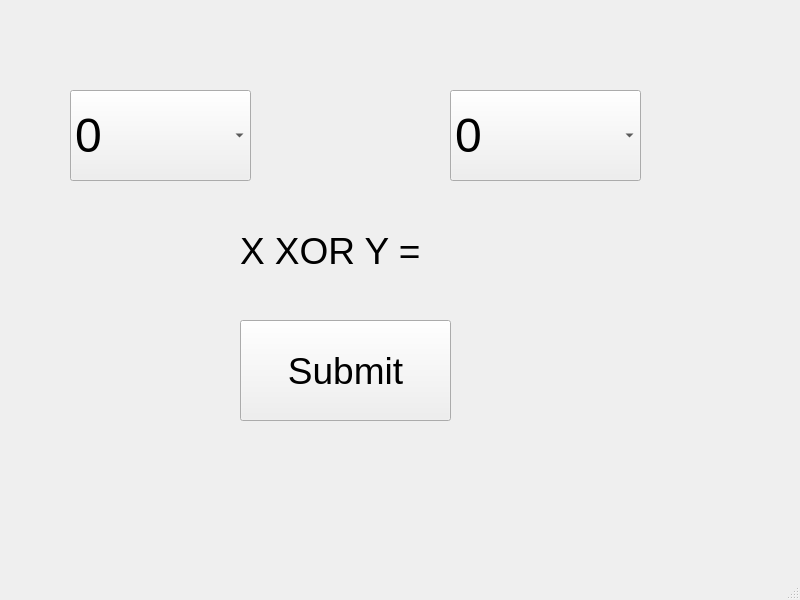
<?xml version="1.0" encoding="UTF-8"?>
<ui version="4.0">
 <class>MainWindow</class>
 <widget class="QMainWindow" name="MainWindow">
  <property name="geometry">
   <rect>
    <x>0</x>
    <y>0</y>
    <width>800</width>
    <height>600</height>
   </rect>
  </property>
  <property name="windowTitle">
   <string>MainWindow</string>
  </property>
  <widget class="QWidget" name="centralwidget">
   <widget class="QComboBox" name="comboX">
    <property name="geometry">
     <rect>
      <x>70</x>
      <y>90</y>
      <width>181</width>
      <height>91</height>
     </rect>
    </property>
    <property name="font">
     <font>
      <pointsize>36</pointsize>
     </font>
    </property>
    <item>
     <property name="text">
      <string>0</string>
     </property>
    </item>
    <item>
     <property name="text">
      <string>1</string>
     </property>
    </item>
   </widget>
   <widget class="QComboBox" name="comboY">
    <property name="geometry">
     <rect>
      <x>450</x>
      <y>90</y>
      <width>191</width>
      <height>91</height>
     </rect>
    </property>
    <property name="font">
     <font>
      <pointsize>36</pointsize>
     </font>
    </property>
    <item>
     <property name="text">
      <string>0</string>
     </property>
    </item>
    <item>
     <property name="text">
      <string>1</string>
     </property>
    </item>
   </widget>
   <widget class="QPushButton" name="Submit">
    <property name="geometry">
     <rect>
      <x>240</x>
      <y>320</y>
      <width>211</width>
      <height>101</height>
     </rect>
    </property>
    <property name="font">
     <font>
      <pointsize>28</pointsize>
     </font>
    </property>
    <property name="text">
     <string>Submit</string>
    </property>
   </widget>
   <widget class="QLabel" name="label">
    <property name="geometry">
     <rect>
      <x>240</x>
      <y>220</y>
      <width>221</width>
      <height>61</height>
     </rect>
    </property>
    <property name="font">
     <font>
      <pointsize>28</pointsize>
     </font>
    </property>
    <property name="text">
     <string>X XOR Y =</string>
    </property>
   </widget>
  </widget>
  <widget class="QMenuBar" name="menubar">
   <property name="geometry">
    <rect>
     <x>0</x>
     <y>0</y>
     <width>800</width>
     <height>21</height>
    </rect>
   </property>
  </widget>
  <widget class="QStatusBar" name="statusbar"/>
 </widget>
 <resources/>
 <connections/>
</ui>
